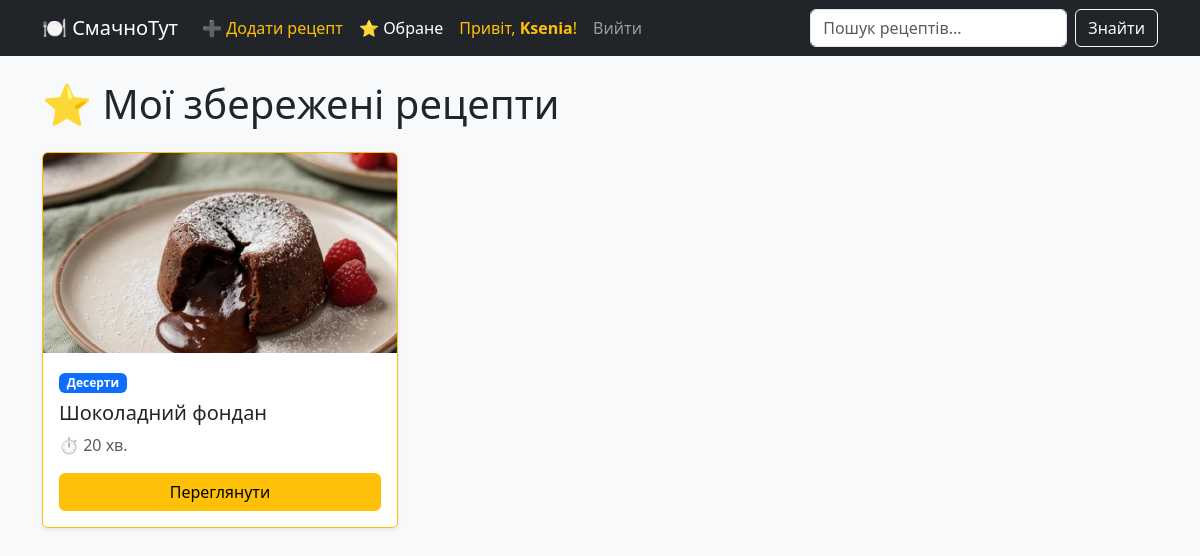
Screenshot of /favorites/ (signed in) with the database file from the repository.
### recipes/models.py (models this page shows, shortened)
class Recipe(models.Model):
    title = models.CharField(max_length=200, verbose_name="Назва рецепта")
    ingredients = models.TextField(verbose_name="Інгредієнти",
                                   help_text="Вкажіть інгредієнти та їхню кількість (кожен з нового рядка)")
    description = models.TextField(verbose_name="Кроки приготування")
    cooking_time = models.PositiveIntegerField(help_text="Час приготування у хвилинах")
    image = models.ImageField(upload_to='recipes/images/', verbose_name="Фото страви")
    category = models.ForeignKey(Category, on_delete=models.CASCADE, related_name='recipes')
    author = models.ForeignKey(User, on_delete=models.CASCADE, related_name='recipes')
    likes = models.ManyToManyField(User, related_name='liked_recipes', blank=True)
    favorites = models.ManyToManyField(User, related_name='favorite_recipes', blank=True)
    created_at = models.DateTimeField(auto_now_add=True)

class Category(models.Model):
    name = models.CharField(max_length=100, unique=True, verbose_name="Назва категорії")
    class Meta:
        verbose_name_plural = "Categories" # Ось це виправить граматику в адмінці

### recipes/views.py (the view)
# urls.py: path('favorites/', views.favorites_list, name='favorites_list'), # НОВИЙ РЯДОК
@login_required
def favorites_list(request):
    favorite_recipes = Recipe.objects.filter(favorites=request.user).order_by('-created_at')
    return render(request, 'recipes/favorites.html', {'recipes': favorite_recipes})

### recipes/templates/recipes/favorites.html
{% extends 'recipes/base.html' %}
{% block content %}
<h1 class="mb-4">⭐ Мої збережені рецепти</h1>
<div class="row row-cols-1 row-cols-md-3 g-4">
    {% for recipe in recipes %}
    <div class="col">
        <div class="card h-100 shadow-sm border-warning">
            {% if recipe.image %}
                <img src="{{ recipe.image.url }}" class="card-img-top recipe-img" alt="{{ recipe.title }}">
            {% endif %}
            <div class="card-body">
                <span class="badge bg-primary mb-2">{{ recipe.category.name }}</span>
                <h5 class="card-title">{{ recipe.title }}</h5>
                <p class="card-text text-muted">⏱️ {{ recipe.cooking_time }} хв.</p>
                <a href="{% url 'recipes:recipe_detail' recipe.id %}" class="btn btn-warning w-100">Переглянути</a>
            </div>
        </div>
    </div>
    {% empty %}
    <div class="col-12 text-center mt-5">
        <h3>У вас ще немає збережених рецептів.</h3>
        <p>Натисніть зірочку на сторінці рецепта, щоб він з'явився тут!</p>
        <a href="{% url 'recipes:recipe_list' %}" class="btn btn-primary">Шукати рецепти</a>
    </div>
    {% endfor %}
</div>
{% endblock content %}

### recipes/templates/recipes/base.html (shortened to what this page needs)
<!DOCTYPE html>
<html lang="uk">
<head>
    <link href="https://cdn.jsdelivr.net/npm/bootstrap@5.3.0/dist/css/bootstrap.min.css" rel="stylesheet">
</head>
<body>
<nav class="navbar navbar-expand-lg navbar-dark bg-dark mb-4">
    <div class="container">
        <a class="navbar-brand" href="{% url 'recipes:recipe_list' %}">🍽️ СмачноТут</a>
        <div class="collapse navbar-collapse" id="navbarNav">
            <ul class="navbar-nav me-auto">
                {% if user.is_authenticated %}
                <li class="nav-item">
    <a class="nav-link text-warning" href="{% url 'recipes:recipe_create' %}">➕ Додати рецепт</a>
</li>
                    <li class="nav-item">
                        <a class="nav-link text-white" href="{% url 'recipes:favorites_list' %}">⭐ Обране</a>
                    </li>
                    <li class="nav-item">
                        <span class="nav-link text-warning">Привіт, <strong>{{ user.username }}</strong>!</span>
                    </li>
                    <li class="nav-item">
                        <form method="POST" action="{% url 'logout' %}" class="d-inline">
                            <button type="submit" class="btn btn-link nav-link">Вийти</button>
                        </form>
                    </li>
                {% endif %}
            </ul>
            <form class="d-flex" action="{% url 'recipes:recipe_list' %}" method="GET">
                <input class="form-control me-2" type="search" placeholder="Пошук рецептів..." name="q" value="{{ request.GET.q }}">
                <button class="btn btn-outline-light" type="submit">Знайти</button>
            </form>
        </div>
    </div>
</nav>
<div class="container">
    {% block content %}
    {% endblock content %}
</div>
</body>
</html>

### recipes/templates/recipes/base.html (style rules this page uses)
body { background-color: #f8f9fa; }
.recipe-img { object-fit: cover; height: 200px; width: 100%; }

### rows the page displays
Recipe: image (picture), category.name "Десерти", title "Шоколадний фондан", cooking_time "20"

### other values shown
{{ user.username }} "Ksenia"
